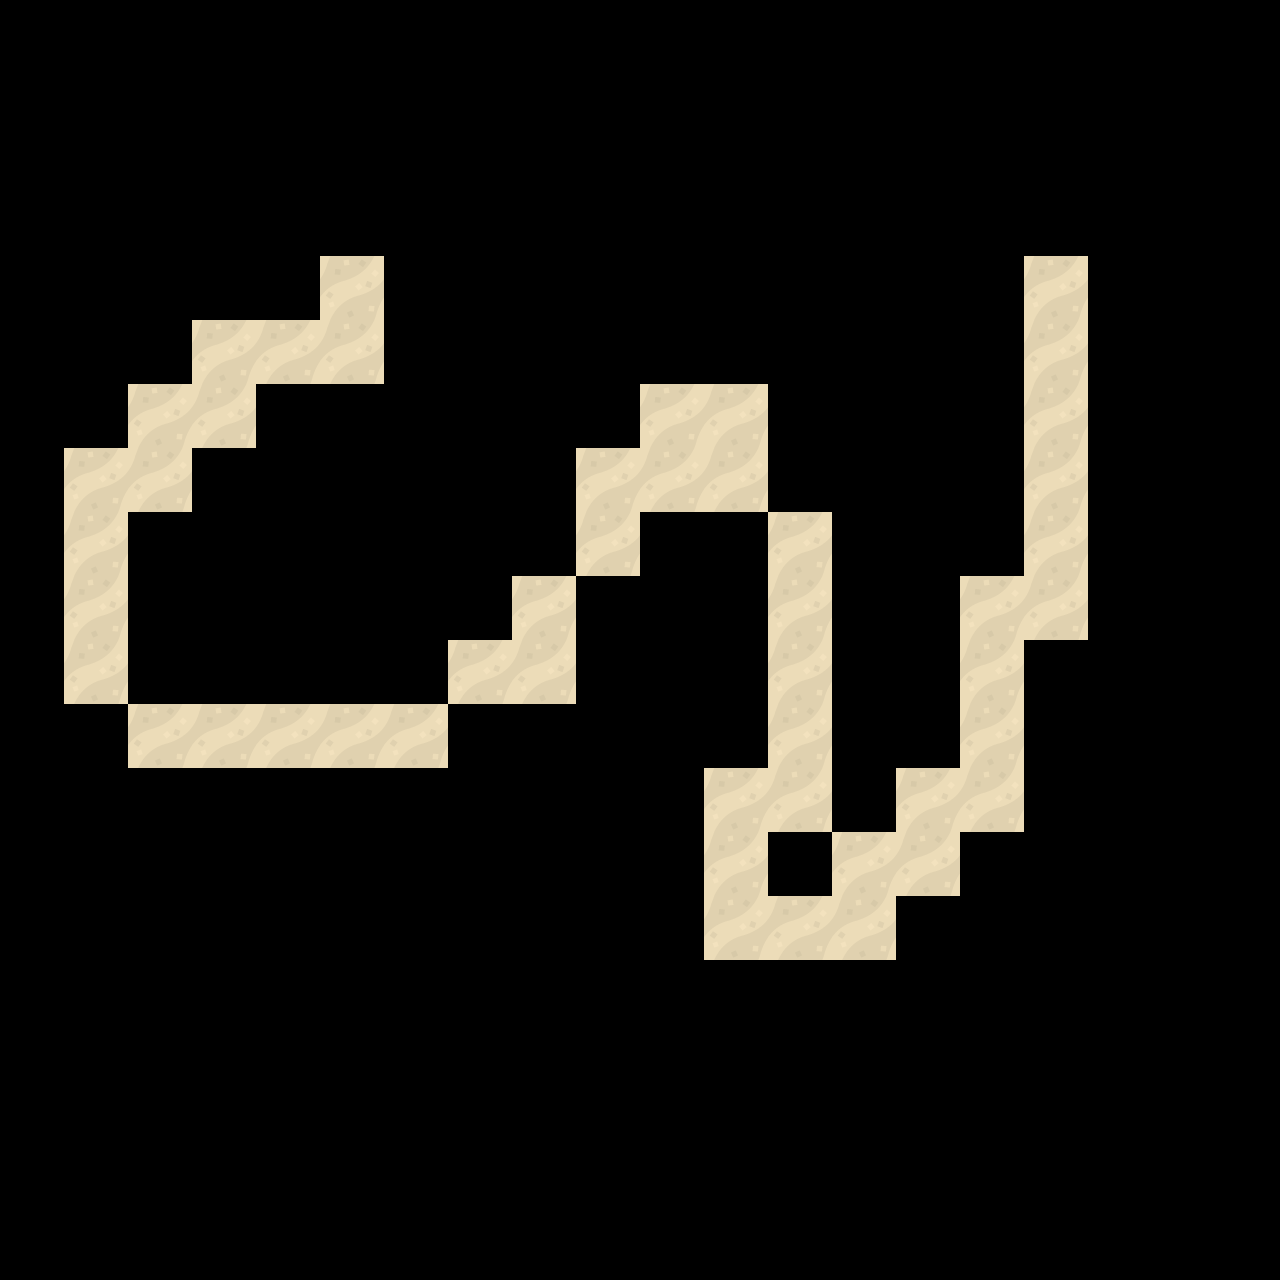

This is a level from a 2D game, rendered from its Tiled map with the project's own tilesets. A one-line summary and the complete map file follow:
An orthogonal 20x20 tile map with 64x64 px tiles, 1 tile layer (terrain-layer).

<map version="1.10" tiledversion="1.10.2" orientation="orthogonal" renderorder="right-down" width="20" height="20" tilewidth="64" tileheight="64" infinite="0" nextlayerid="2" nextobjectid="1">
 <editorsettings>
  <export target="terrain map.json" format="json" />
 </editorsettings>
 <tileset firstgid="1" name="terrain" tilewidth="64" tileheight="64" tilecount="204" columns="17">
  <image source="mapPack_tilesheet.png" width="1088" height="768" />
 </tileset>
 <layer id="1" name="terrain-layer" width="20" height="20">
  <data encoding="csv">
0,0,0,0,0,0,0,0,0,0,0,0,0,0,0,0,0,0,0,0,
0,0,0,0,0,0,0,0,0,0,0,0,0,0,0,0,0,0,0,0,
0,0,0,0,0,0,0,0,0,0,0,0,0,0,0,0,0,0,0,0,
0,0,0,0,0,0,0,0,0,0,0,0,0,0,0,0,0,0,0,0,
0,0,0,0,0,19,0,0,0,0,0,0,0,0,0,0,19,0,0,0,
0,0,0,19,19,19,0,0,0,0,0,0,0,0,0,0,19,0,0,0,
0,0,19,19,0,0,0,0,0,0,19,19,0,0,0,0,19,0,0,0,
0,19,19,0,0,0,0,0,0,19,19,19,0,0,0,0,19,0,0,0,
0,19,0,0,0,0,0,0,0,19,0,0,19,0,0,0,19,0,0,0,
0,19,0,0,0,0,0,0,19,0,0,0,19,0,0,19,19,0,0,0,
0,19,0,0,0,0,0,19,19,0,0,0,19,0,0,19,0,0,0,0,
0,0,19,19,19,19,19,0,0,0,0,0,19,0,0,19,0,0,0,0,
0,0,0,0,0,0,0,0,0,0,0,19,19,0,19,19,0,0,0,0,
0,0,0,0,0,0,0,0,0,0,0,19,0,19,19,0,0,0,0,0,
0,0,0,0,0,0,0,0,0,0,0,19,19,19,0,0,0,0,0,0,
0,0,0,0,0,0,0,0,0,0,0,0,0,0,0,0,0,0,0,0,
0,0,0,0,0,0,0,0,0,0,0,0,0,0,0,0,0,0,0,0,
0,0,0,0,0,0,0,0,0,0,0,0,0,0,0,0,0,0,0,0,
0,0,0,0,0,0,0,0,0,0,0,0,0,0,0,0,0,0,0,0,
0,0,0,0,0,0,0,0,0,0,0,0,0,0,0,0,0,0,0,0
</data>
 </layer>
</map>
